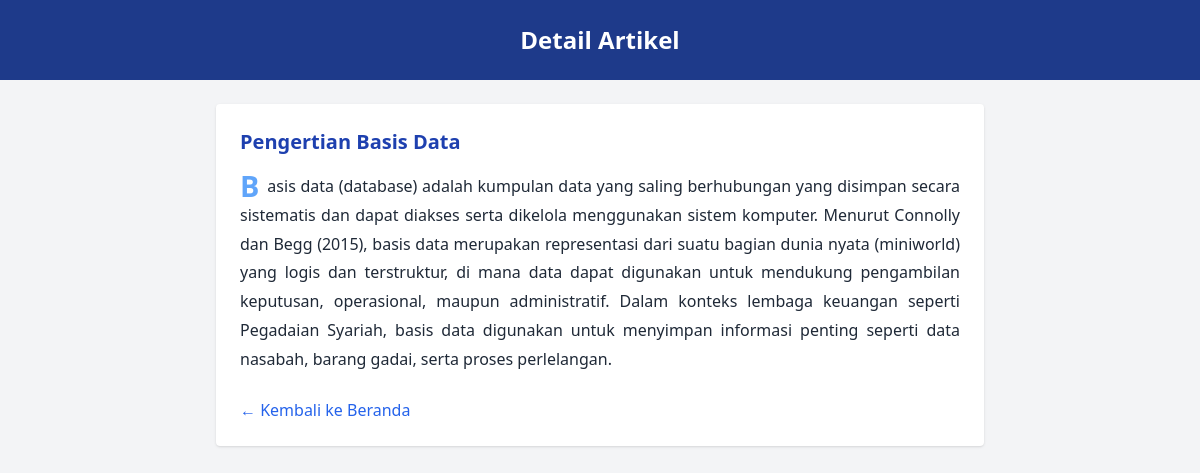
The page /detail_artikel.php?id=11 on the database its author committed.
### tables this page shows
CREATE TABLE `tbl_artikel` (
  `id_artikel` int(11) NOT NULL,
  `nama_artikel` varchar(255) NOT NULL,
  `isi_artikel` text NOT NULL,
  `gambar` varchar(100) DEFAULT NULL,
  `tanggal` date DEFAULT NULL,
  `penulis` varchar(100) DEFAULT NULL
);

### detail_artikel.php (the view, shortened to what this page needs)
<?php
include "koneksi.php";
$id = intval($_GET['id']);
$sql = "SELECT * FROM tbl_artikel WHERE id_artikel = $id";
$query = mysqli_query($db, $sql);
$data = mysqli_fetch_assoc($query);
?>
<!DOCTYPE html>
<html lang="id">
<head>
  <script src="https://cdn.tailwindcss.com"></script>
</head>
<body class="bg-gray-100 dark:bg-gray-900 text-gray-800 dark:text-gray-100 font-sans transition-colors duration-300">
  <header class="bg-blue-900 dark:bg-gray-700 text-white text-center p-6 text-2xl font-bold">
    Detail Artikel
  </header>
  <main class="max-w-3xl mx-auto p-6 mt-6 bg-white dark:bg-gray-800 rounded shadow transition">
    <h1 class="text-xl font-semibold text-blue-800 dark:text-blue-400 mb-4">
      <?= htmlspecialchars($data['nama_artikel']) ?>
    </h1>
    <p class="justify-text">
      <?= nl2br(htmlspecialchars($data['isi_artikel'])) ?>
    </p>
    <div class="mt-6">
      <a href="index.php" class="text-blue-600 dark:text-blue-400 hover:underline">
        &larr; Kembali ke Beranda
      </a>
    </div>
  </main>
</body>
</html>

### detail_artikel.php (style rules this page uses)
.justify-text { text-align: justify; line-height: 1.8; }
.justify-text::first-letter { font-size: 1.8rem; font-weight: bold; color: #60a5fa; float: left; margin-right: 8px; line-height: 1; }

### rows shown on the page
tbl_artikel: nama_artikel "Pengertian Basis Data", isi_artikel "Basis data (database) adalah kumpulan data yang saling berhubungan yang disimpan secara sistematis dan dapat diakses serta dikelola menggunakan sistem komputer. Menurut Connolly dan Begg (2015), basis data merupakan representasi dari suatu bagian dunia nyata (miniworld) yang logis dan terstruktur, di mana data dapat digunakan untuk mendukung pengambilan keputusan, operasional, maupun administratif. Dalam konteks lembaga keuangan seperti Pegadaian Syariah, basis data digunakan untuk menyimpan informasi penting seperti data nasabah, barang gadai, serta proses perlelangan."
